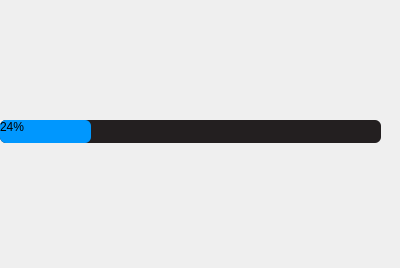
<?xml version="1.0" encoding="UTF-8"?>
<ui version="4.0">
 <class>Splash</class>
 <widget class="QWidget" name="Splash">
  <property name="geometry">
   <rect>
    <x>0</x>
    <y>0</y>
    <width>400</width>
    <height>268</height>
   </rect>
  </property>
  <property name="windowTitle">
   <string>Form</string>
  </property>
  <property name="styleSheet">
   <string notr="true">#ProgressBar::chunk {
    background-color: #F44336;
}</string>
  </property>
  <widget class="QProgressBar" name="progressBar">
   <property name="geometry">
    <rect>
     <x>0</x>
     <y>120</y>
     <width>381</width>
     <height>23</height>
    </rect>
   </property>
   <property name="styleSheet">
    <string notr="true">QProgressBar {
    border-radius: 6px;
    background-color: #231F20;
}
QProgressBar::chunk {
    border-radius: 6px;
    background-color: #0097FE;
}</string>
   </property>
   <property name="value">
    <number>24</number>
   </property>
  </widget>
 </widget>
 <resources/>
 <connections/>
</ui>
